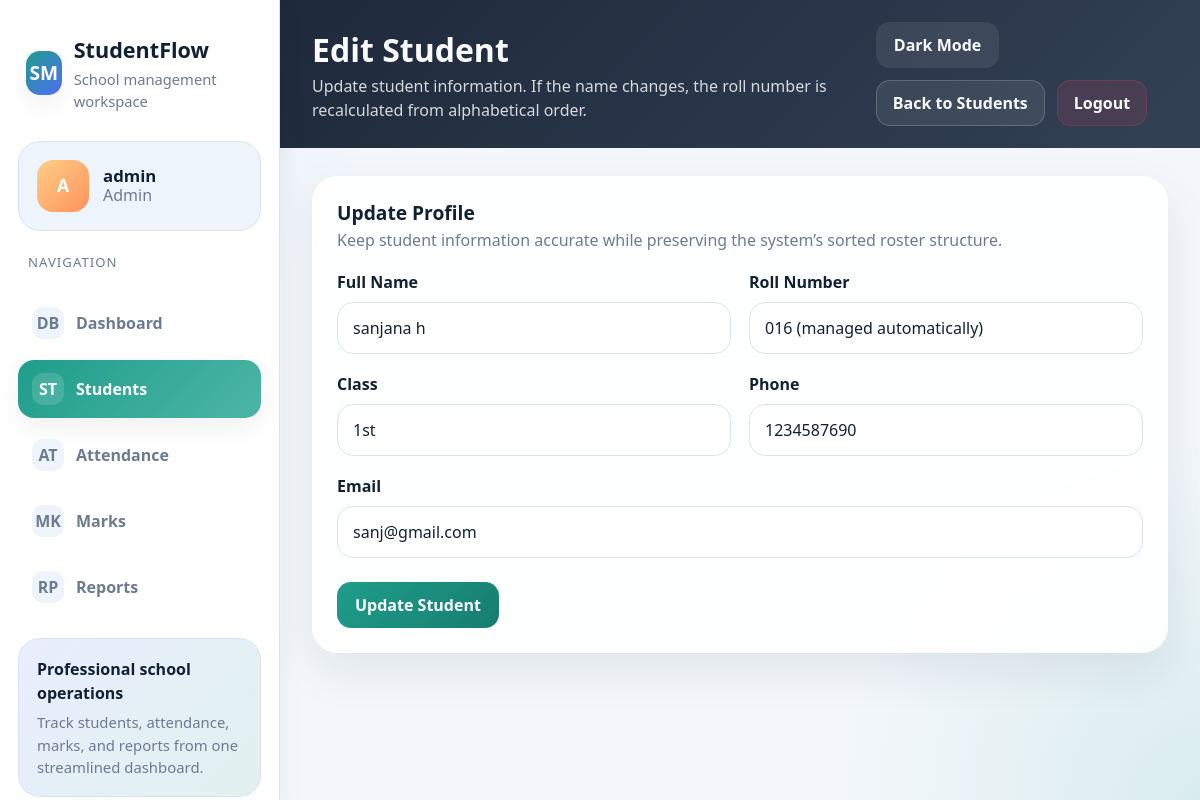
The page /edit_student/1 (signed in) on the database its author committed.
### models.py (models this page shows)
class User(UserMixin, db.Model):
    id = db.Column(db.Integer, primary_key=True)
    username = db.Column(db.String(150), unique=True, nullable=False)
    password = db.Column(db.String(150), nullable=False)
    role = db.Column(db.String(50), nullable=False)  # admin, teacher, student

class Student(db.Model):
    id = db.Column(db.Integer, primary_key=True)
    name = db.Column(db.String(150), nullable=False)
    roll_no = db.Column(db.String(50), unique=True, nullable=False)
    class_ = db.Column(db.String(50), nullable=False)
    email = db.Column(db.String(150), unique=True, nullable=False)
    phone = db.Column(db.String(20), nullable=False)
    user_id = db.Column(db.Integer, db.ForeignKey('user.id'), nullable=True)
    attendances = db.relationship('Attendance', backref='student', lazy=True)
    marks = db.relationship('Mark', backref='student', lazy=True)

### app.py (the view, shortened to what this page needs)
@app.route('/edit_student/<int:id>', methods=['GET', 'POST'])
@login_required
def edit_student(id):
    if current_user.role != 'admin':
        return redirect(url_for('dashboard'))
    student = Student.query.get_or_404(id)
    return render_template('edit_student.html', student=student)

### app.py (called while the page is built)
@login_manager.user_loader
def load_user(user_id):
    return User.query.get(int(user_id))

### templates/edit_student.html (shortened to what this page needs)
{% extends 'base.html' %}
{% block page_title %}Edit Student{% endblock %}
{% block page_subtitle %}Update student information. If the name changes, the roll number is recalculated from alphabetical order.{% endblock %}
{% block topbar_actions %}
<a href="{{ url_for('students') }}" class="toolbar-link">Back to Students</a>
{% endblock %}
{% block content %}
<div class="content-card form-panel">
    <div class="card-header-inline">
        <div>
            <h3 class="card-title">Update Profile</h3>
            <p class="card-copy">Keep student information accurate while preserving the system’s sorted roster structure.</p>
        </div>
    </div>
    <form method="POST">
        <div class="form-grid">
            <div>
                <label for="name" class="form-label">Full Name</label>
                <input type="text" class="form-control" id="name" name="name" value="{{ student.name }}" required>
            </div>
            <div>
                <label class="form-label">Roll Number</label>
                <input type="text" class="form-control" value="{{ student.roll_no }} (managed automatically)" readonly>
            </div>
            <div>
                <label for="class" class="form-label">Class</label>
                <input type="text" class="form-control" id="class" name="class" value="{{ student.class_ }}" required>
            </div>
            <div>
                <label for="phone" class="form-label">Phone</label>
                <input type="text" class="form-control" id="phone" name="phone" value="{{ student.phone }}" required>
            </div>
            <div class="form-group-full">
                <label for="email" class="form-label">Email</label>
                <input type="email" class="form-control" id="email" name="email" value="{{ student.email }}" required>
            </div>
        </div>
        <div class="mt-4">
            <button type="submit" class="btn btn-primary">Update Student</button>
        </div>
    </form>
</div>
{% endblock %}

### templates/base.html (shortened to what this page needs)
<!DOCTYPE html>
<html lang="en">
<head>
    <link href="https://cdn.jsdelivr.net/npm/bootstrap@5.3.0/dist/css/bootstrap.min.css" rel="stylesheet">
    <link rel="stylesheet" href="{{ url_for('static', filename='css/style.css') }}">
</head>
<body>
    <div class="app-shell">
        <aside class="sidebar">
            <div class="brand-mark">
                <div class="brand-icon">SM</div>
                <div class="brand-copy">
                    <div class="brand-title">StudentFlow</div>
                    <div class="brand-subtitle">School management workspace</div>
                </div>
            </div>
            <div class="profile-card">
                <div class="profile-avatar">{{ current_user.username[:1]|upper }}</div>
                <div class="profile-meta">
                    <div class="profile-name">{{ current_user.username }}</div>
                    <div class="profile-role">{{ current_user.role }}</div>
                </div>
            </div>
            <div class="nav-section-label">Navigation</div>
            <nav class="nav-menu">
                <a href="{{ url_for('dashboard') }}" class="nav-item {% if request.endpoint == 'dashboard' %}active{% endif %}">
                    <span class="nav-item-icon">DB</span>
                    <span>Dashboard</span>
                </a>
                {% if current_user.role in ['admin', 'teacher'] %}
                <a href="{{ url_for('students') }}" class="nav-item {% if request.endpoint in ['students', 'add_student', 'edit_student'] %}active{% endif %}">
                    <span class="nav-item-icon">ST</span>
                    <span>Students</span>
                </a>
                <a href="{{ url_for('attendance') }}" class="nav-item {% if request.endpoint == 'attendance' %}active{% endif %}">
                    <span class="nav-item-icon">AT</span>
                    <span>Attendance</span>
                </a>
                <a href="{{ url_for('marks') }}" class="nav-item {% if request.endpoint == 'marks' %}active{% endif %}">
                    <span class="nav-item-icon">MK</span>
                    <span>Marks</span>
                </a>
                {% endif %}
                <a href="{{ url_for('reports') }}" class="nav-item {% if request.endpoint == 'reports' %}active{% endif %}">
                    <span class="nav-item-icon">RP</span>
                    <span>Reports</span>
                </a>
            </nav>
            <div class="sidebar-footer">
                <div class="sidebar-footer-title">Professional school operations</div>
                <p class="sidebar-footer-text">Track students, attendance, marks, and reports from one streamlined dashboard.</p>
            </div>
        </aside>
        <main class="main-panel">
            <header class="topbar">
                <div class="topbar-copy">
                    <div class="topbar-title">{% block page_title %}Dashboard{% endblock %}</div>
                    <p class="topbar-subtitle">{% block page_subtitle %}Manage your school in one place with cleaner workflows and better visibility.{% endblock %}</p>
                </div>
                <div class="topbar-actions">
                    <button type="button" class="btn mode-toggle" data-theme-toggle>Dark Mode</button>
                    {% block topbar_actions %}{% endblock %}
                    <a href="{{ url_for('logout') }}" class="toolbar-danger">Logout</a>
                </div>
            </header>
            <section class="page-body">
                {% block content %}{% endblock %}
            </section>
        </main>
    </div>
</body>
</html>

### rows shown on the page
User: username "A", username "admin", role "Admin"
Student: name "sanjana h", roll_no "016 (managed automatically)", class "1st", phone "1234587690", email "sanj@gmail.com"
